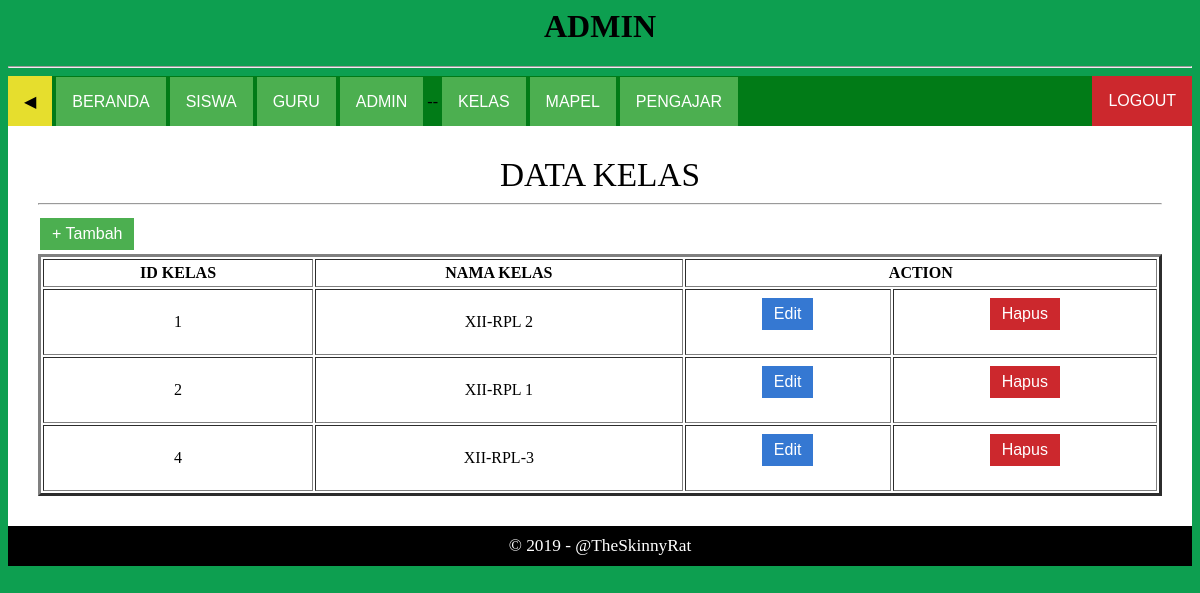
The app's page /page/admin/kelas.php (signed in) with its own data.
### tables this page shows
CREATE TABLE `tbl_kelas` (
  `id_kelas` int(11) NOT NULL,
  `kelas` varchar(30) NOT NULL
);

### page/admin/kelas.php (the view, shortened to what this page needs)
<?php session_start();
if($_SESSION && $_SESSION['login'] == 'admin'){ ?>
<?php require_once('assets/header.php'); ?>
<?php
$query = mysql_query("select * from tbl_kelas");
?>
<div class="content">
	<div class="font">
		<div style="font-size: 25pt;">
			<center>DATA KELAS</center>
		</div><hr>
		<a href="kelas_form.php"><button class="button button1">+ Tambah</button></a>
		<table style="text-align: center;" border="3" cellpadding="4" width="100%" height="auto">
			<tr>
				<th>ID KELAS</th>
				<th>NAMA KELAS</th>
				<th colspan="2">ACTION</th>
			</tr>
			<?php
while ($data = mysql_fetch_assoc($query)) {
?>
			<tr>
				<td>
					<?php echo $data['id_kelas'];  ?>
				</td>
				<td>
					<?php echo $data['kelas'];  ?>
				</td>
				<td>
					<form action="kelas_form.php" method="post">
						<input type="submit" name="edit" class="button button-info" value="Edit">
					</form>
				</td>
				<td>
					<form action="action/kelas_act.php" method="post">
						<input type="submit" name="hapus" class="button button-danger" value="Hapus">
					</form>
				</td>
			</tr>
			<?php
}
?>
		</table>
	</div>
</div>
<?php require_once('assets/footer.php'); ?>
<?php }else{ ?>
<script language="javascript">
	document.location = '../../index.php'
</script>
<?php } ?>

### page/admin/assets/css/main.css (style rules this page uses)
.button { background-color: #4CAF50; border: none; color: white; padding: 5px 10px; text-align: center; text-decoration: none; display: inline-block; font-size: 16px; margin: 4px 2px; -webkit-transition-duration: 0.8s; transition-duration: 0.8s; cursor: pointer; }
.button1 { background-color: #4CAF50; color: white; border: 2px solid #4CAF50; }
.button-danger { background-color: #cc282d; color: white; border: 2px solid #cc282d; }
.button-info { background-color: #3578d2; color: white; border: 2px solid #3578d2; }
.content { background: white; float: left; align-content: center; width: 100%; height: auto; }
.content .font { padding: 20px; }
.font { margin: 10px; font: 13pt 'trebuchet ms'; }

### records on screen
tbl_kelas: id_kelas "1", kelas "XII-RPL 2"
tbl_kelas: id_kelas "2", kelas "XII-RPL 1"
tbl_kelas: id_kelas "4", kelas "XII-RPL-3"
